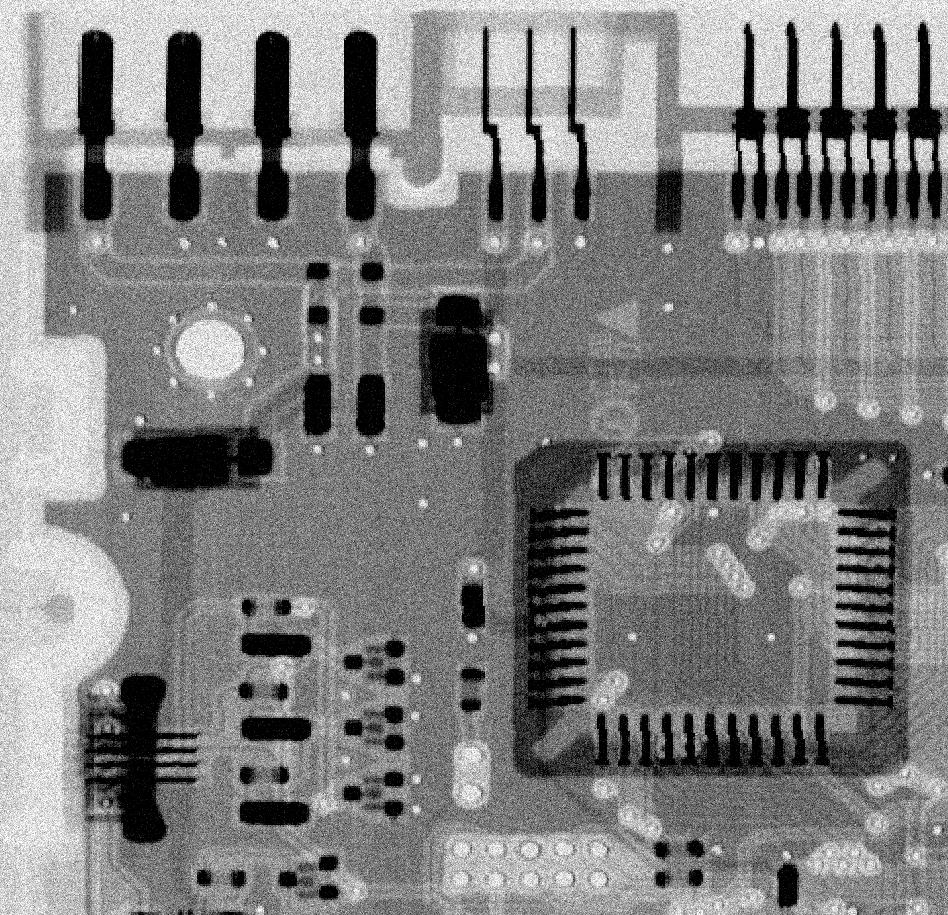
%> input picture Lab-3/assets/noisyPCB.jpg, 948 x 915 px
$ octave task4.m   (GNU Octave 9; MATLAB toolbox functions it lacks are replaced by stand-ins)
%> lines starting %> are read from the running program, lines starting %| are printed output that depends on the picture
f = imread('assets/noisyPCB.jpg');
%> f is the input picture: size 915x948 uint8; min 0, max 255, mean 128

w_box = fspecial('average', [9 9]);
w_gauss = fspecial('Gaussian', [7 7], 0.5);

g_box = imfilter(f, w_box, 0);
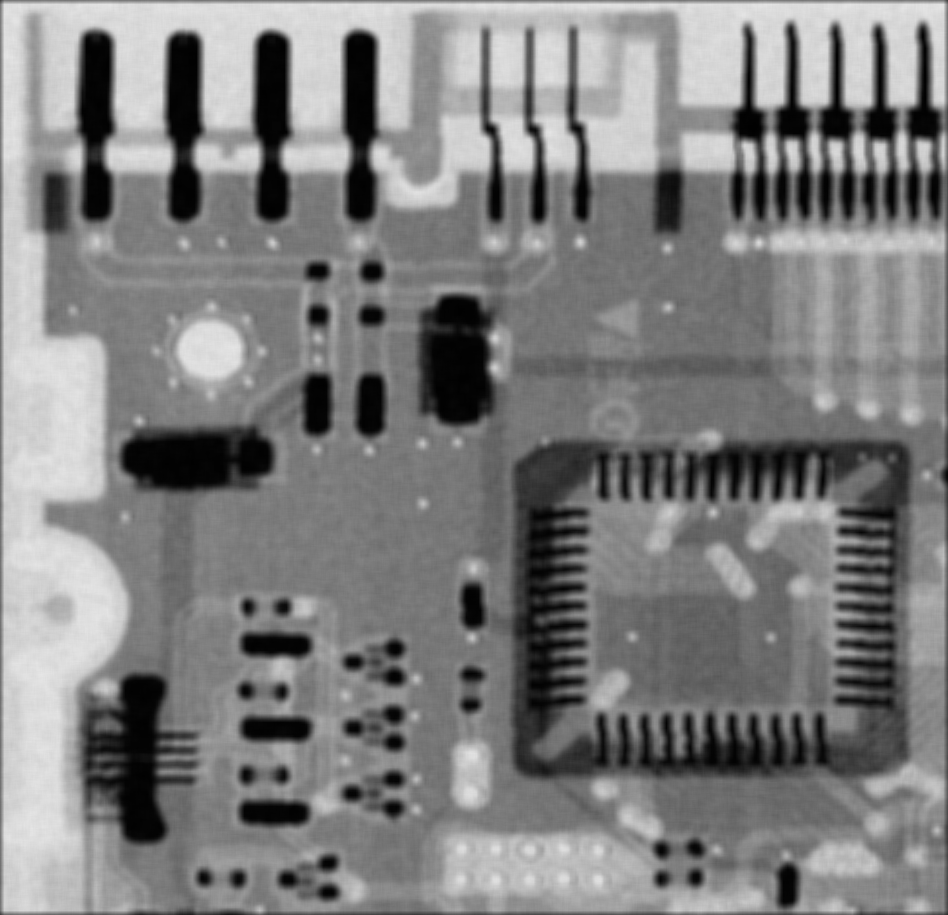
%> g_box: size 915x948 uint8; min 1, max 230, mean 127.1
g_gauss = imfilter(f, w_gauss, 0);

figure;
montage({f, g_box, g_gauss}, 'Size', [1 3])
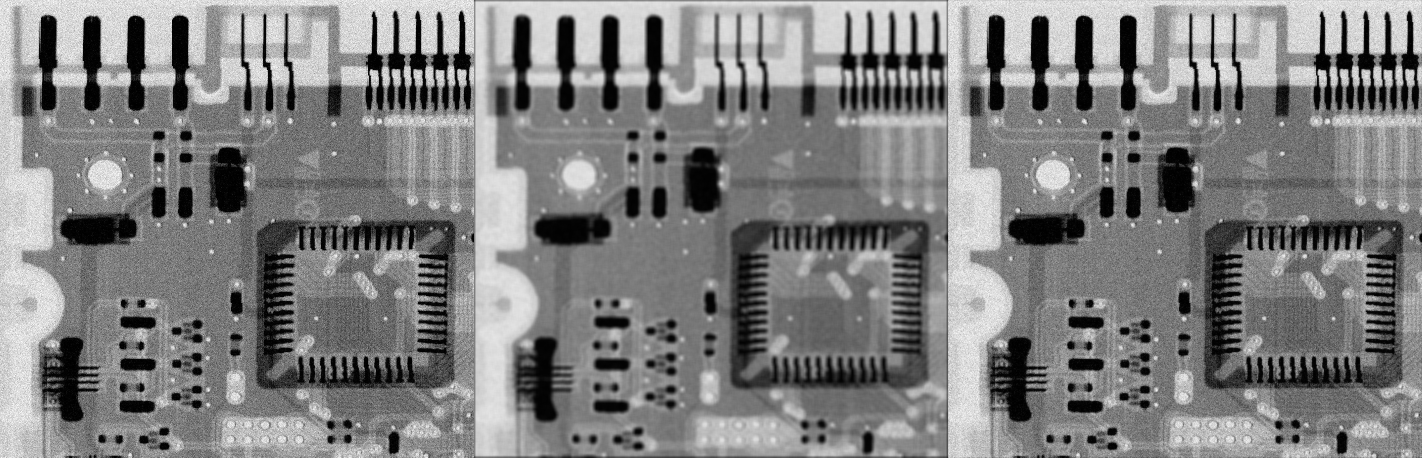
%> displayed picture: size 915x2844, on the screen's scale of 0 to 255 (shown at 1/2 size); min 0, max 255, mean 127.7

$ run again, with Lab-3/assets/office.jpg copied over Lab-3/assets/noisyPCB.jpg
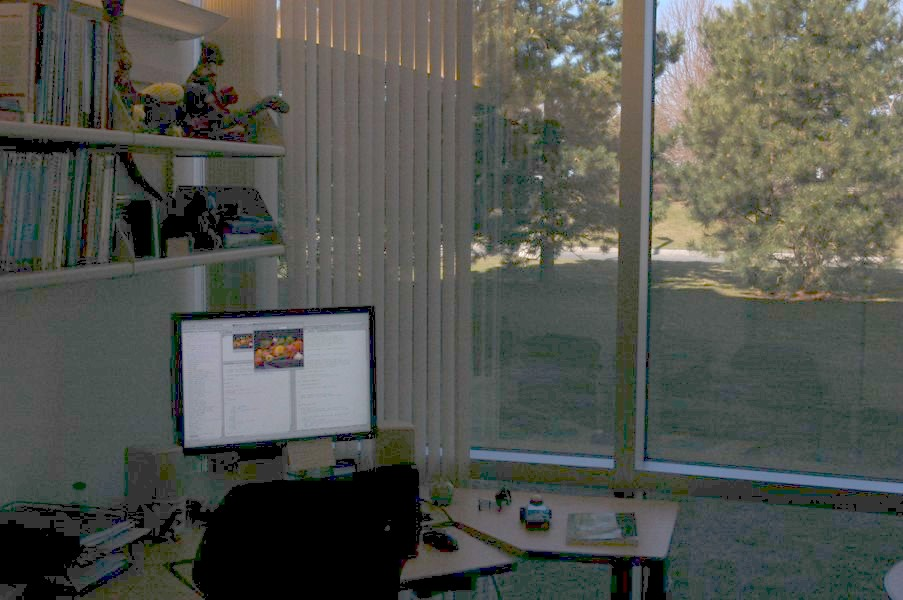
%> input picture Lab-3/assets/office.jpg, 903 x 600 px
%> f is the input picture: size 600x903x3 uint8; mean R, G, B 83.4, 85.5, 79.4
%> `g_box = imfilter(f, w_box, 0);`:
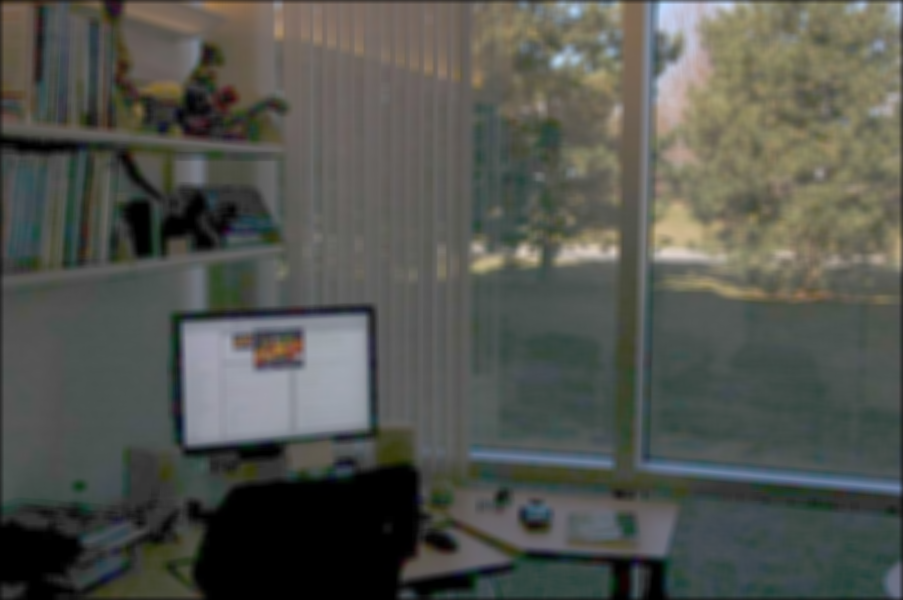
%> g_box: size 600x903x3 uint8; mean R, G, B 82.9, 85, 78.9
%> `montage({f, g_box, g_gauss}, 'Size', [1 3])`:
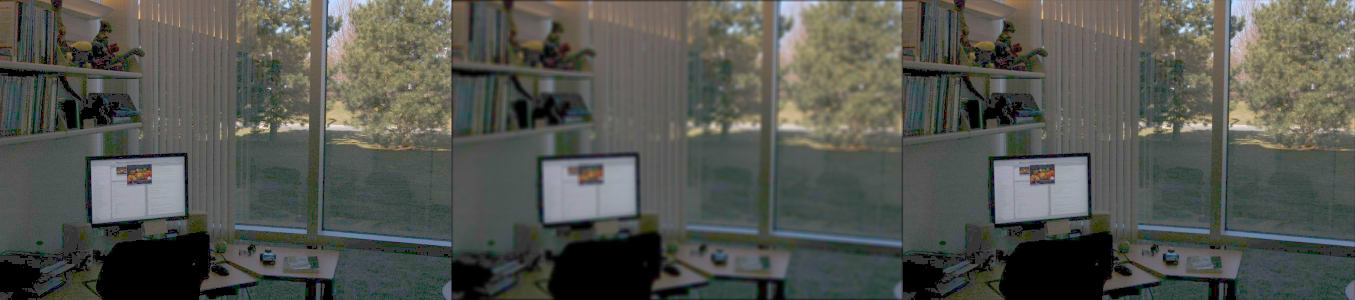
%> displayed picture: size 600x2709x3, on the screen's scale of 0 to 255 (shown at 1/2 size); mean R, G, B 83.2, 85.3, 79.2
